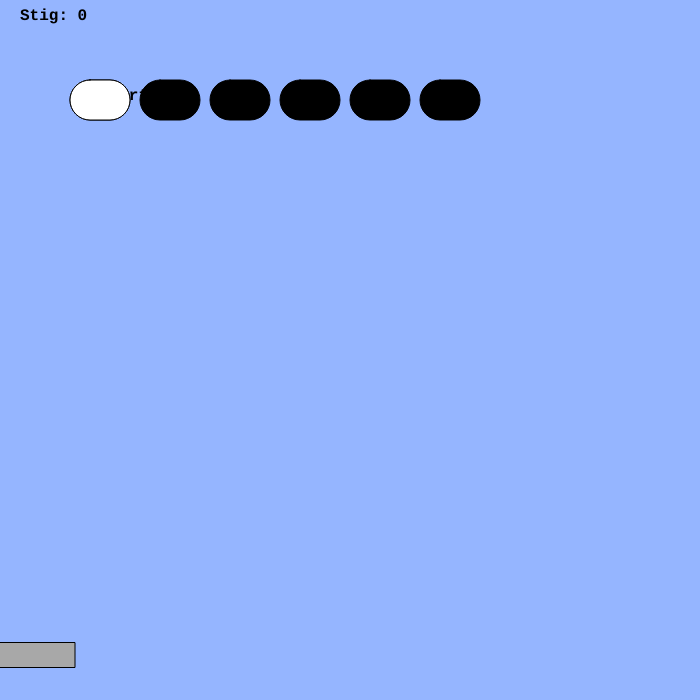
Frame 1 (no input)
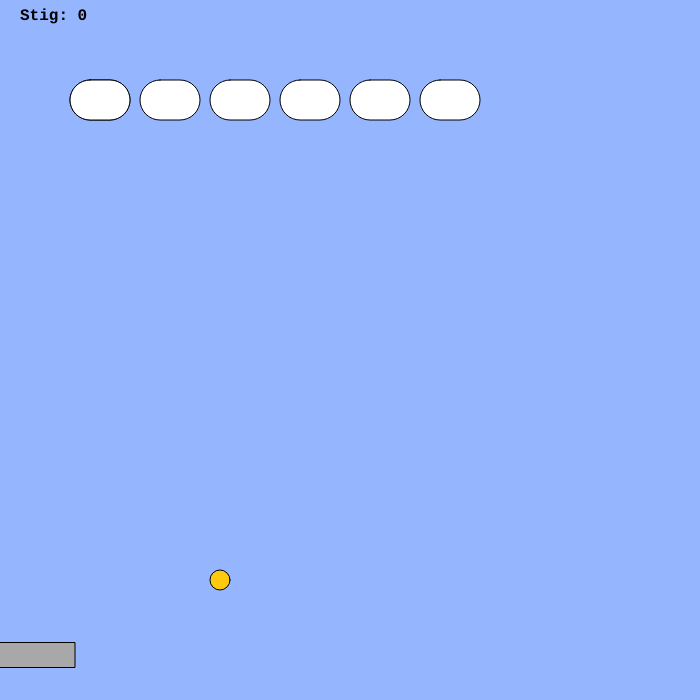
Frame 60 (no input)
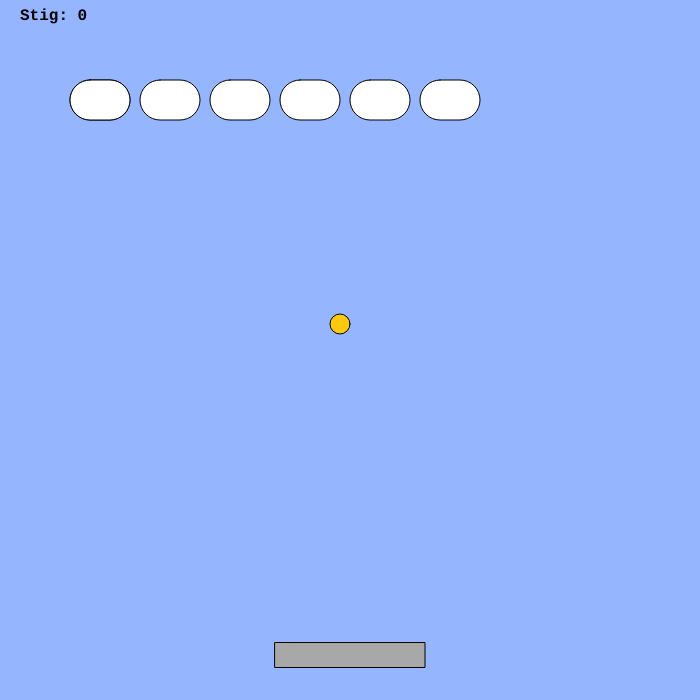
Frame 120 (the mouse pressed at the canvas centre since frame 60)

The p5.js sketch that drew these frames (run headless with seeded random() and noise() and a simulated clock; from frame 60 on, the mouse is pressed at the canvas centre):

// p5.js sketch
// ── sketch.js
var x = 100;
var y = 100;
var hradiX = 2;
var hradiY = 8;
var boltiStaerd = 20;
var stig = 0;
var spadiBreidd = 150;
var spadiThykkt = 25;
var spadiY;
var kassi = 1;
var kassiBreidd = 60;
var kassiLengd = 40;
var kassiX = 100;
var kassiY = 100;
var kassiHorn = 20;
var kassar = []

function setup() {
	createCanvas(700,700);
	spadiY = height - 45;
	rectMode(CENTER);
	textFont("Courier New",16);
	textStyle(BOLD);
  for (var i = 0; i<6; i++){
  kassar[i]=new kassiTeikna(100+70*i,100)
  }
}

function draw() {
  background(149,181,255);
	// Reikna ný hnit út frá hraða boltans:
  x = x + hradiX;
  y = y + hradiY;
	// Athuga hvort boltinn snertir veggi:
  if ((x > width-boltiStaerd/2) || (x < boltiStaerd/2))  {
    hradiX = hradiX * -1;
  }
  if ((y > height-boltiStaerd/2) || (y < boltiStaerd)) {
    hradiY = hradiY * -1;
  }
	// Athuga hvort bolti snertir spaða:
	// abs() táknar algildi/tölugildi
	if(abs(spadiY - y) < boltiStaerd/2 + spadiThykkt/2 && abs(mouseX - x) < boltiStaerd/2 + spadiBreidd/2){
    hradiY = hradiY * -1;
		stig = stig + 1;
    hradiX = -(mouseX - x)/10
	}
  for (var i = 0; i < kassar.length; i++){
    kassar [i].show();
    if (kassar[i].snertir(x,y)){
      fill(0)
      text ("snertir",100,100)
    }
  }
	// Teikna boltann, spaðann og stigin
  fill(255,201,14);
  ellipse(x, y, boltiStaerd, boltiStaerd);
  fill(168);
	rect(mouseX,spadiY ,spadiBreidd,spadiThykkt);
	fill(0);
	text("Stig: " + stig,20,20);
  if (kassi==1){
  fill(255,255,255)
  rect(kassiX, kassiY, kassiBreidd, kassiLengd, kassiHorn);

  }
}

class kassiTeikna{
  constructor(x,y){
    this.x = x;
    this.y = y;
    this.lengd = 40;
    this.breidd = 60;
    this.horn = 20;
  }
show(){
  rect(this.x, this.y, this.breidd, this.lengd, this.horn);
}
snertir(x,y){
  return (this.x - 30 < x && this.x + 30 > x && this.y - 20 < y && this.y + 30 > y)
}
}
